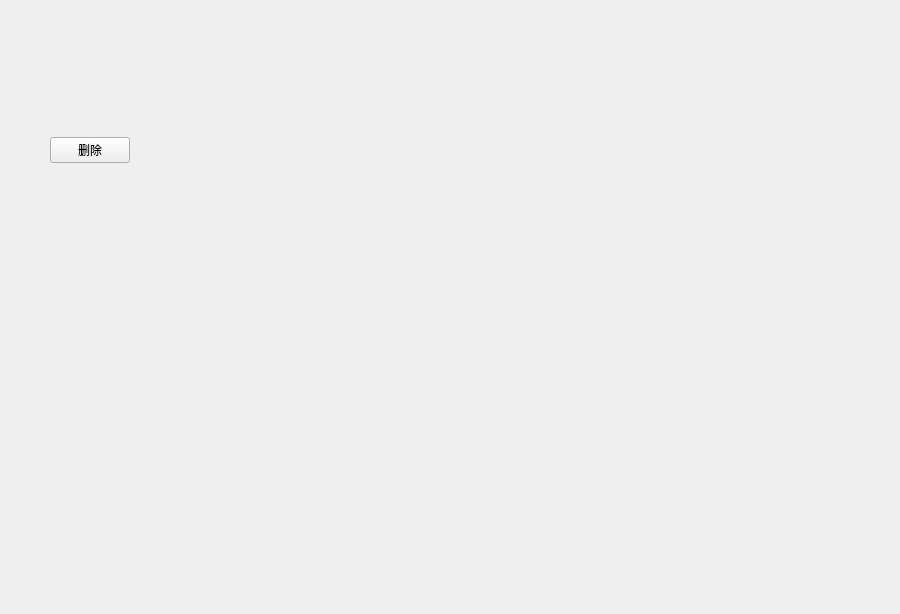
<?xml version="1.0" encoding="UTF-8"?>
<ui version="4.0">
 <class>Form</class>
 <widget class="QWidget" name="Form">
  <property name="geometry">
   <rect>
    <x>0</x>
    <y>0</y>
    <width>900</width>
    <height>614</height>
   </rect>
  </property>
  <property name="sizePolicy">
   <sizepolicy hsizetype="Expanding" vsizetype="Expanding">
    <horstretch>0</horstretch>
    <verstretch>0</verstretch>
   </sizepolicy>
  </property>
  <property name="windowTitle">
   <string>Form</string>
  </property>
  <widget class="QWidget" name="verticalLayoutWidget">
   <property name="geometry">
    <rect>
     <x>40</x>
     <y>10</y>
     <width>571</width>
     <height>281</height>
    </rect>
   </property>
   <layout class="QVBoxLayout" name="table_layout">
    <property name="sizeConstraint">
     <enum>QLayout::SetDefaultConstraint</enum>
    </property>
    <item>
     <layout class="QHBoxLayout" name="page_layout">
      <property name="leftMargin">
       <number>10</number>
      </property>
      <property name="rightMargin">
       <number>10</number>
      </property>
      <item>
       <widget class="QPushButton" name="delete_case_button">
        <property name="text">
         <string>删除</string>
        </property>
       </widget>
      </item>
      <item>
       <spacer name="horizontalSpacer">
        <property name="orientation">
         <enum>Qt::Horizontal</enum>
        </property>
        <property name="sizeHint" stdset="0">
         <size>
          <width>40</width>
          <height>20</height>
         </size>
        </property>
       </spacer>
      </item>
      
      <item>
       <widget class="QLabel" name="page_label">
        <property name="text">
         <string/>
        </property>
       </widget>
      </item>
     </layout>
    </item>
   </layout>
  </widget>
  <zorder>verticalLayoutWidget</zorder>
  <zorder></zorder>
 </widget>
 <resources/>
 <connections/>
</ui>
